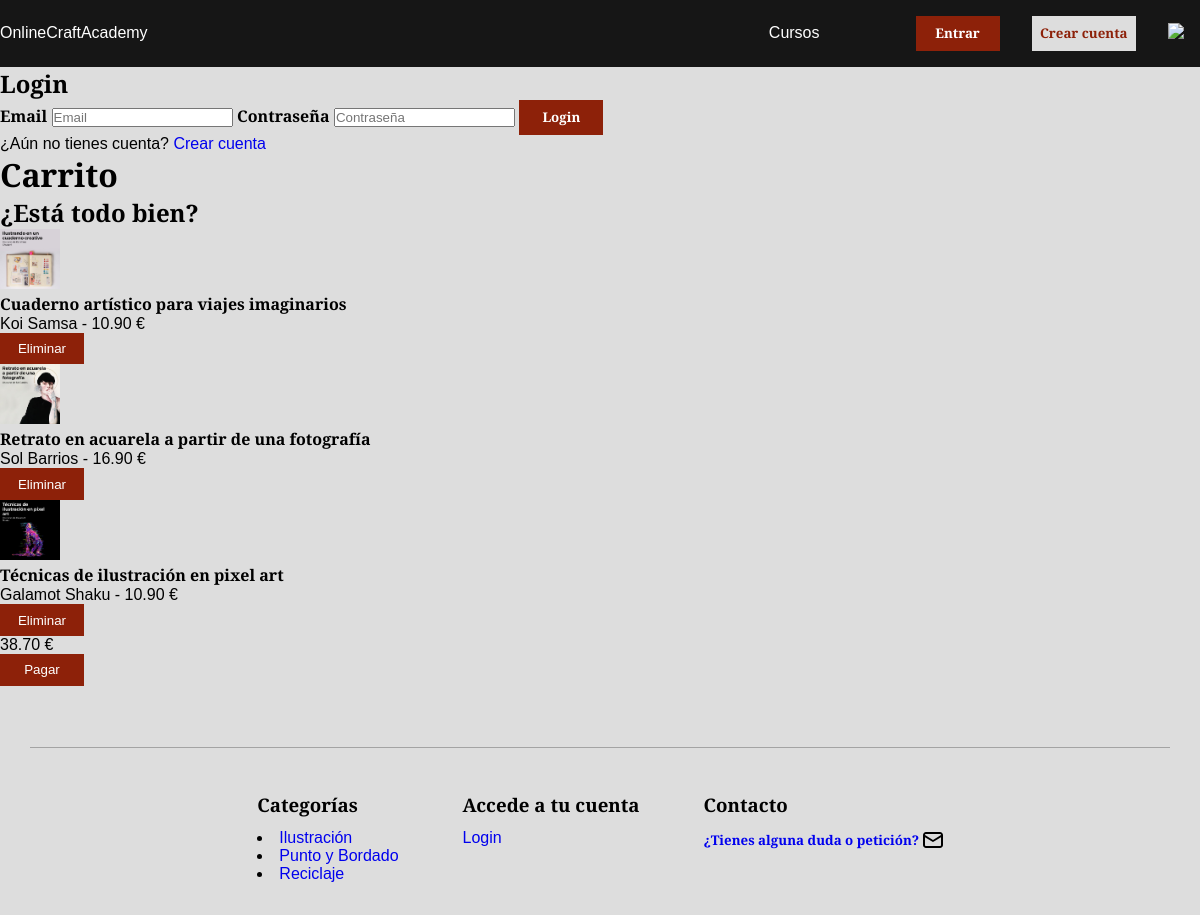
Page /check_order.php on the committed database.
### tables this page shows
CREATE TABLE ShoppingCartDetails(
	courseIDfk integer NOT NULL,
	cartIDfk integer NOT NULL,
    PRIMARY KEY (courseIDfk,cartIDfk),
    foreign key(courseIDfk) references Courses (courseID) ON DELETE no action ON UPDATE CASCADE,
    foreign key(cartIDfk) references ShoppingCart (cartID) ON DELETE CASCADE ON UPDATE CASCADE
);

CREATE TABLE Courses(
	courseID integer NOT NULL AUTO_INCREMENT,
    title varchar (500) NOT NULL,
	teacher varchar (255) NOT NULL,
    courseDes  TEXT NOT NULL,
    rate double,
    category varchar (255) NOT NULL,
    imgName  varchar (255),
    price double NOT NULL,
    PRIMARY KEY (courseID)
);

### php/cart/displayProducts.php (the view, shortened to what this page needs)
<?php
require 'php/connection.php';
$result = $connection->query("SELECT * FROM Courses as TablaA inner join ShoppingCartDetails as TablaB on TablaB.courseIDfk= TablaA.courseID");
echo "<ul>";
if ($result !== false && $result->num_rows > 0) {
    while ($row = $result->fetch_assoc()) {
        echo "<li><form class='cart__product' action='php/deleteProduct.php?course=" . $row["courseID"] . "&cartId=" . $row["cartIDfk"] . "'  method='post'>";
        echo "<a href=''><img src='img/" . $row["imgName"] . "' /></a>";
        echo "<h4> " . $row["title"] . "</h4> <span> " . $row["teacher"] . "</span> - " . number_format((float)$row["price"], 2, '.', '') . " €<br>";
        echo "<input type='submit' value='Eliminar' class='basic__button button-dark''/>";
        echo "</form></li>";
    }
} else {
    unset($_SESSION["canOrder"]);
    echo "<p>No hay productos añadidos aún</p>";
}

### css/main.css (style rules this page uses)
* { margin: 0px; padding: 0px; }
img { width: 5vw; }
* { font-family: 'Merriweather Sans', sans-serif; }
a { text-decoration: none; }
.basic__button { border: none; min-width: 7vw; padding: 0.7vw; }
.button-dark { background-color: #8d2109; color: #fff; }

### rows in the picture
shoppingcartdetails: courseIDfk.imgName (picture), courseIDfk.title "Cuaderno artístico para viajes imaginarios", courseIDfk.teacher "Koi Samsa", courseIDfk.price "10.90"
shoppingcartdetails: courseIDfk.imgName (picture), courseIDfk.title "Retrato en acuarela a partir de una fotografía", courseIDfk.teacher "Sol Barrios", courseIDfk.price "16.90"
shoppingcartdetails: courseIDfk.imgName (picture), courseIDfk.title "Técnicas de ilustración en pixel art", courseIDfk.teacher "Galamot Shaku", courseIDfk.price "10.90"

### other values in the picture
$totalPrice "38.70"
